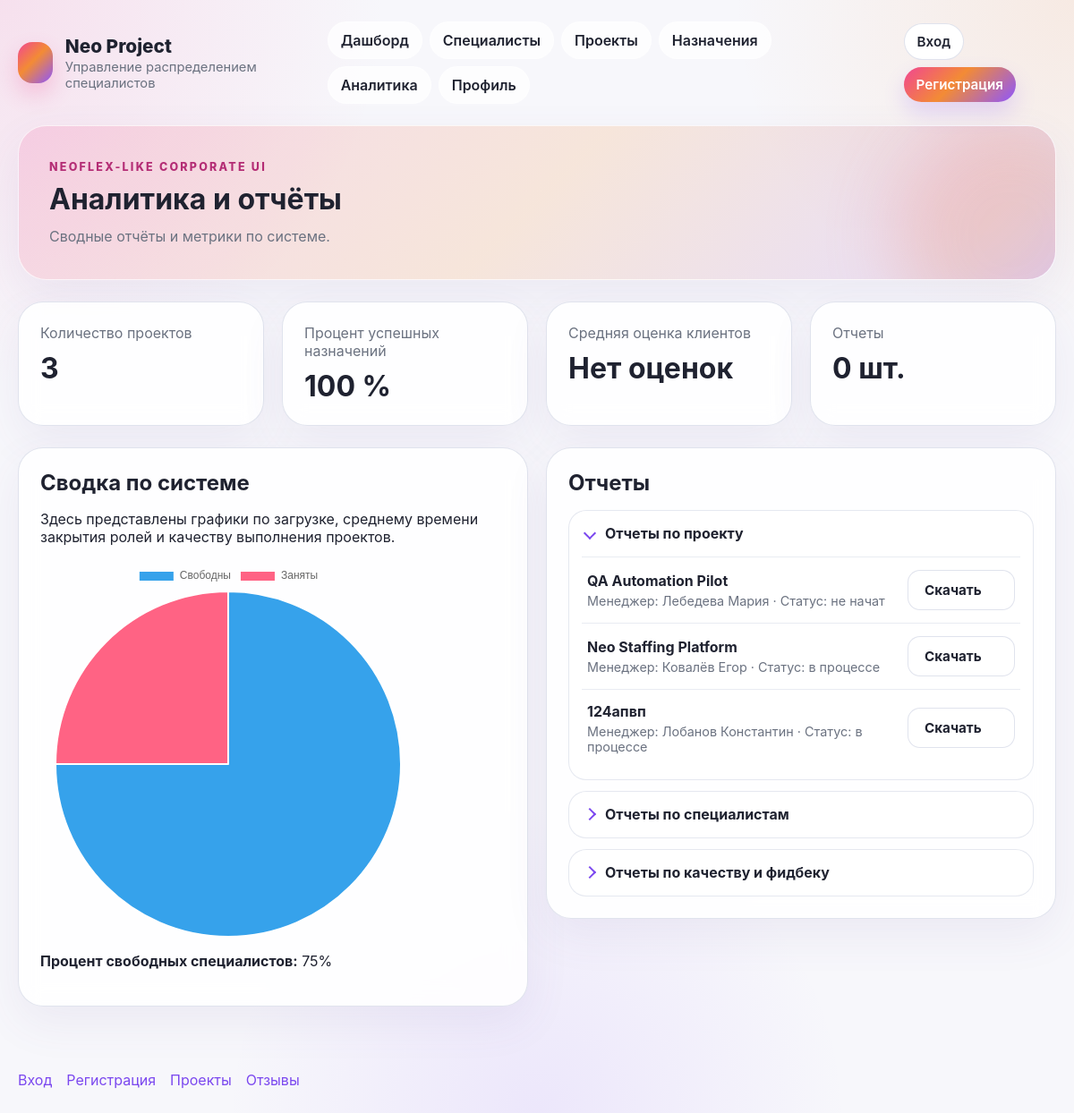
The page /analytics/ on the database its author committed.
### db/models.py (models this page shows, shortened)
class Project(models.Model):
    name = models.CharField(max_length=255)
    description = models.TextField()
    start_date = models.DateField()
    end_date = models.DateField(null=True, blank=True)
    budget = models.DecimalField(max_digits=12, decimal_places=2)
    expected_result = models.TextField()
    manager = models.ForeignKey(
        User,
        on_delete=models.RESTRICT,
        related_name="managed_projects",
        limit_choices_to={"role": Role.PROJECT_MANAGER},
    )
    status = models.CharField(max_length=50, choices=ProjectStatus.choices, db_index=True)
    class Meta:
        db_table = "projects"
        constraints = [
            models.CheckConstraint(
                check=Q(budget__gte=0),
                name="chk_projects_budget",
            ),
            models.CheckConstraint(
                check=Q(end_date__isnull=True) | Q(end_date__gte=F("start_date")),
                name="chk_projects_dates",
            ),
        ]

class User(models.Model):
    last_name = models.CharField(max_length=100)
    first_name = models.CharField(max_length=100)
    middle_name = models.CharField(max_length=100, null=True, blank=True)
    email = models.EmailField(max_length=255, unique=True)
    phone = models.CharField(max_length=30)
    role = models.CharField(max_length=50, choices=Role.choices, db_index=True)
    class Meta:
        db_table = "users"

### api/views.py (the view)
# urls.py: path('analytics/', views.analytics_view, name='analytics'),
def analytics_view(request):
    total_projects = Project.objects.count()
    total_reports = Report.objects.count()
    total_specialists = SpecialistProfile.objects.count()
    free_specialists = SpecialistProfile.objects.filter(is_busy=False).count()
    busy_specialists = max(0, total_specialists - free_specialists)
    success_percent = (
        0 if total_specialists == 0
        else int(100 * free_specialists / total_specialists)
    )
    total_assignments = ProjectAssignment.objects.count()
    successful_assignments = ProjectAssignment.objects.filter(
        status__in=[
            AssignmentStatus.ACCEPTED,
            AssignmentStatus.WORKING,
            AssignmentStatus.FINISHED,
        ]
    ).count()
    assignment_success_percent = (
        0 if total_assignments == 0
        else int(100 * successful_assignments / total_assignments)
    )
    avg_quality = (
        "Нет оценок"
        if total_reports == 0
        else f"{round(sum(QUALITY_LEVEL[report.quality] for report in Report.objects.all()) / total_reports, 1)} / 5"
    )
    project_report_items = Project.objects.select_related("manager").order_by("-id")
    specialist_report_items = SpecialistProfile.objects.select_related("user").order_by(
        "user__last_name",
        "user__first_name",
    )
    quality_feedback_report_items = (
        Project.objects.select_related("manager")
        .annotate(
            reports_count=Count("reports", distinct=True),
            feedback_count=Count("feedbacks", distinct=True),
        )
        .order_by("-id")
    )
    quality_feedback_report_items = [
        project
        for project in quality_feedback_report_items
        if project.reports_count > 0 or project.feedback_count > 0
    ]
    metrics = [
        {"label": "Количество проектов", "value": f"{total_projects}"},
        {"label": "Процент успешных назначений", "value": f"{assignment_success_percent} %"},
        {"label": "Средняя оценка клиентов", "value": avg_quality},
        {"label": "Отчеты", "value": f"{total_reports} шт."},
    ]
    pie_labels = ["Свободны", "Заняты"]
    pie_values = [free_specialists, busy_specialists]
    if total_specialists == 0:
        pie_labels = ["Нет данных"]
        pie_values = [1]
    return _page(
        request,
        "pages/analytics.html",
        "Аналитика и отчёты",
        "Сводные отчёты и метрики по системе.",
        metrics=metrics,
        pie_labels=pie_labels,
        pie_values=pie_values,
        success_percent=success_percent,
        project_report_items=project_report_items,
        specialist_report_items=specialist_report_items,
        quality_feedback_report_items=quality_feedback_report_items,
    )

### api/views.py (called while the page is built)
def _current_user(request):
    user_id = request.session.get("api_user_id")
    if not user_id:
        return None
    return User.objects.filter(pk=user_id).first()

def _page(request, template_name, page_title, page_description, **context):
    context.update({
        'page_title': page_title,
        'page_description': page_description,
        'current_user': _current_user(request),
    })
    return render(request, template_name, context)

### templates/pages/analytics.html (shortened to what this page needs)
{% extends 'base.html' %}
{% block content %}
<section class="stats-grid">
    {% for item in metrics %}
    <article class="card stat-card">
        <span>{{ item.label }}</span>
        <strong>{{ item.value }}</strong>
    </article>
    {% endfor %}
</section>
<section class="content-grid two-columns analytics-layout">
    <article class="card">
        <h2>Сводка по системе</h2>
        <p>Здесь представлены графики по загрузке, среднему времени закрытия ролей и качеству выполнения проектов.</p>
        <div class="analytics-chart-box">
            <canvas id="successPieChart"></canvas>
        </div>
        <p><strong>Процент свободных специалистов:</strong> {{ success_percent }}%</p>
        <script>
        document.addEventListener("DOMContentLoaded", function () {
            const labels = JSON.parse(document.getElementById("pie-labels").textContent);
            const values = JSON.parse(document.getElementById("pie-values").textContent);
            const canvas = document.getElementById("successPieChart");
            new Chart(canvas.getContext("2d"), {
                type: "pie",
                data: {
                    labels: labels,
                    datasets: [{
                        data: values,
                        backgroundColor: ["#36A2EB", "#FF6384"]
                    }]
                },
                options: {
                    responsive: true,
                    maintainAspectRatio: false,
                    plugins: {
                        legend: {
                            position: "top"
                        }
                    }
                }
            });
        });
        </script>
    </article>
    <article class="card reports-card">
        <h2>Отчеты</h2>
        <div class="reports-accordion">
            <details class="report-group" open>
                <summary class="report-group__summary">
                    <span class="report-group__arrow"></span>
                    <span class="report-group__title">Отчеты по проекту</span>
                </summary>
                <div class="report-group__content">
                    <ul class="report-list">
                        {% for project in project_report_items|slice:":5" %}
                            <li class="report-row">
                                <div class="report-row__meta">
                                    <span class="report-row__name">{{ project.name }}</span>
                                    <span class="report-row__description">
                                        Менеджер: {{ project.manager.last_name }} {{ project.manager.first_name }} · Статус: {{ project.status }}
                                    </span>
                                </div>
                                <a
                                    href="{% url 'app:download_report' 'project' project.id %}"
                                    class="btn-secondary report-download-btn"
                                >
                                    Скачать
                                </a>
                            </li>
                        {% empty %}
                            <li class="report-row report-row--empty">Нет проектов для отображения</li>
                        {% endfor %}
                    </ul>
                </div>
            </details>
            <details class="report-group">
                <summary class="report-group__summary">
                    <span class="report-group__arrow"></span>
                    <span class="report-group__title">Отчеты по специалистам</span>
                </summary>
            </details>
            <details class="report-group">
                <summary class="report-group__summary">
                    <span class="report-group__arrow"></span>
                    <span class="report-group__title">Отчеты по качеству и фидбеку</span>
                </summary>
            </details>
        </div>
    </article>
</section>
{% endblock %}

### static/css/style.css (style rules this page uses)
:root { --bg: #f7f7fb; --surface: rgba(255, 255, 255, 0.88); --surface-strong: #ffffff; --text: #1f2230; --muted: #6b7280; --border: rgba(219, 223, 234, 0.85); --shadow: 0 18px 50px rgba(97, 74, 150, 0.08); --gradient: linear-gradient(135deg, #f14692 0%, #f38b35 45%, #8d56ff 100%); --gradient-soft: linear-gradient(135deg, rgba(241, 70, 146, 0.16), rgba(243, 139, 53, 0.16), rgba(141, 86, 255, 0.16)); }
* { box-sizing: border-box; }
body { margin: 0; font-family: Inter, Arial, sans-serif; color: var(--text); background: radial-gradient(circle at top left, rgba(241, 70, 146, 0.13), transparent 25%), radial-gradient(circle at top right, rgba(243, 139, 53, 0.12), transparent 22%), radial-gradient(circle at bottom center, rgba(141, 86, 255, 0.1), transparent 25%), var(--bg); }
a { color: #7b48ef; text-decoration: none; }
.card { background: var(--surface); border: 1px solid var(--border); border-radius: 28px; box-shadow: var(--shadow); padding: 24px; backdrop-filter: blur(12px); }
.card h2 { margin-top: 0; margin-bottom: 16px; }
.stats-grid, .content-grid { display: grid; gap: 20px; margin-bottom: 24px; }
.stats-grid { grid-template-columns: repeat(4, minmax(0, 1fr)); }
.two-columns { grid-template-columns: repeat(2, minmax(0, 1fr)); }
.stat-card span { display: block; color: var(--muted); margin-bottom: 10px; }
.stat-card strong { font-size: 2rem; }
.btn-primary, .btn-secondary, button { border: none; cursor: pointer; border-radius: 14px; padding: 12px 18px; font-weight: 700; font-size: 0.95rem; }
.btn-secondary { background: white; color: var(--text); border: 1px solid var(--border); }
.analytics-layout { align-items: start; }
.analytics-chart-box { width: min(100%, 420px); height: 420px; margin-top: 18px; }
.reports-card { align-self: start; }
.reports-accordion { display: flex; flex-direction: column; gap: 12px; }
.report-group, .report-more { border: 1px solid rgba(219, 223, 234, 0.7); border-radius: 20px; background: rgba(255, 255, 255, 0.72); overflow: hidden; }
.report-group summary, .report-more summary { list-style: none; }
.report-group__summary, .report-more__summary { display: flex; align-items: center; gap: 12px; cursor: pointer; padding: 16px 18px; font-weight: 700; transition: background 0.2s ease; }
.report-group__arrow { width: 10px; height: 10px; border-right: 2px solid #7b48ef; border-bottom: 2px solid #7b48ef; transform: rotate(-45deg); transition: transform 0.2s ease; flex: 0 0 auto; margin-top: -1px; }
.report-group[open] .report-group__arrow { transform: rotate(45deg); }
.report-group__title { font-size: 1rem; line-height: 1.2; }
.report-group__content { padding: 0 14px 14px; }
.report-list { list-style: none; padding: 0; margin: 0; }
.report-row { display: flex; align-items: center; justify-content: space-between; gap: 14px; padding: 14px 6px; border-top: 1px solid rgba(219, 223, 234, 0.6); }
.report-row:first-child { border-top: 1px solid rgba(219, 223, 234, 0.6); }
.report-row__meta { display: flex; flex-direction: column; gap: 4px; min-width: 0; }
.report-row__name { font-weight: 700; color: var(--text); word-break: break-word; }
.report-row__description { color: var(--muted); font-size: 0.9rem; word-break: break-word; }
.report-download-btn { min-width: 120px; white-space: nowrap; flex-shrink: 0; }

### rows shown on the page
Project: name "QA Automation Pilot", manager.last_name "Лебедева", manager.first_name "Мария", status "не начат"
Project: name "Neo Staffing Platform", manager.last_name "Ковалёв", manager.first_name "Егор", status "в процессе"
Project: name "124апвп", manager.last_name "Лобанов", manager.first_name "Константин", status "в процессе"

### other values the page prints
{{ page_title }} "Аналитика и отчёты"
{{ page_description }} "Сводные отчёты и метрики по системе."
{{ item.label }} "Количество проектов" "Процент успешных назначений" "Средняя оценка клиентов" "Отчеты"
{{ item.value }} "3" "100 %" "Нет оценок" "0 шт."
{{ success_percent }} "75"
